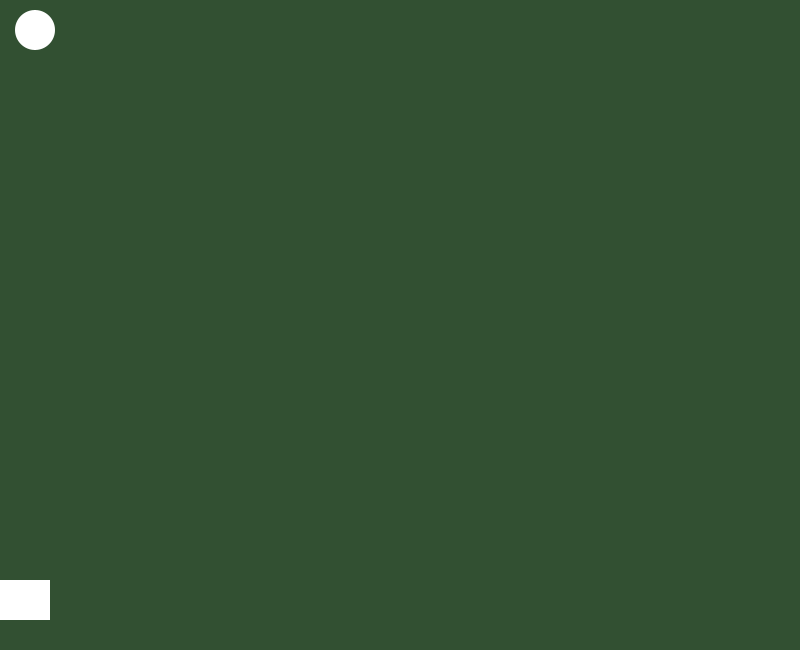
Frame 1 (no input)
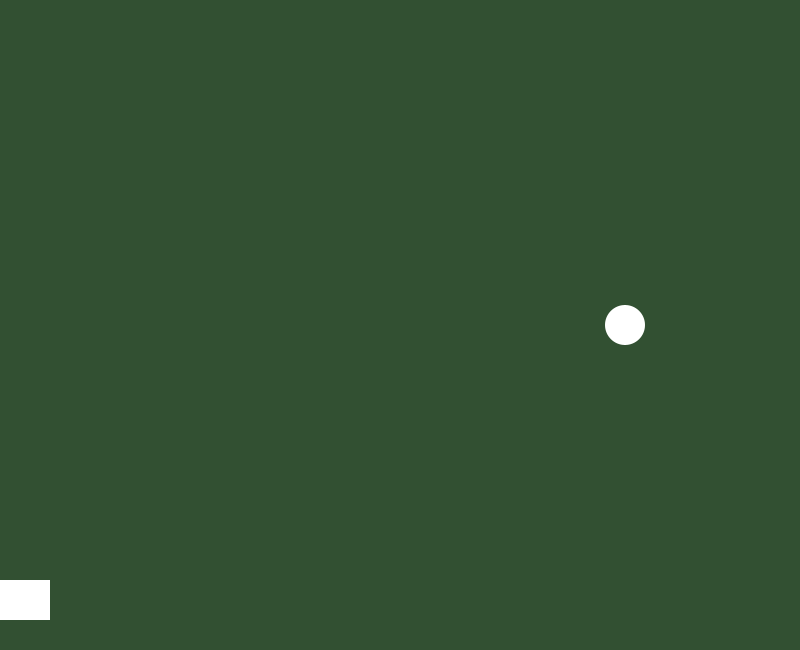
Frame 60 (the mouse pressed at the canvas centre just before this capture)
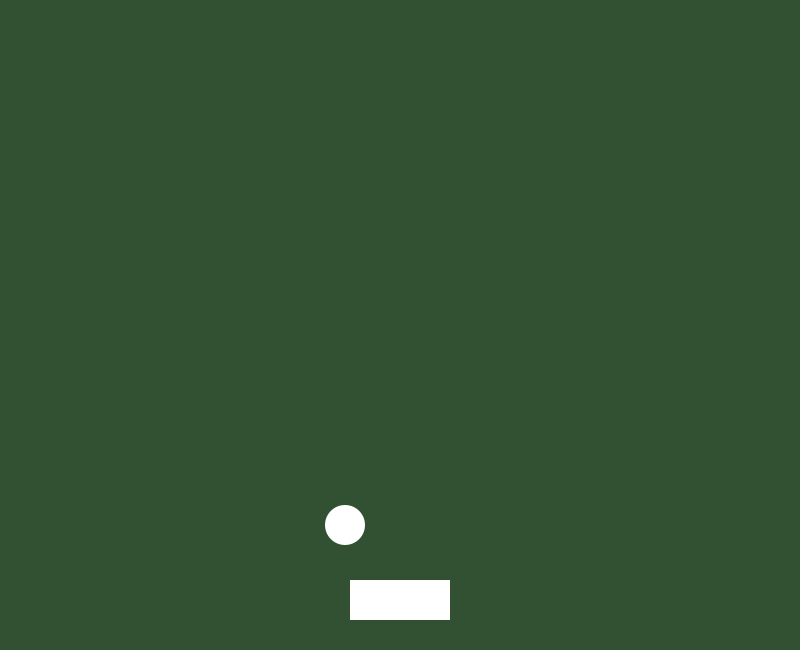
Frame 120 (the mouse held since frame 60 and released just before this capture)

The Processing sketch that drew these frames (run headless with seeded random() and noise(); from frame 60 on, the mouse is pressed at the canvas centre):

// Processing sketch: processing_90282
// ── processing_90282.pde

int xPos = 25;
int xSpeed = 10;
int yPos = 25;
int ySpeed = 5;
int radius = 20;
int rectY;

void setup() {

  size(800, 650);

  rectY = height -50;
}

void draw() {

  background(50, 80, 50);
  fill(255, 255, 255);
  noStroke();

  xPos = xPos + xSpeed;

  if (xPos + radius>width) {
    xSpeed = - xSpeed;
  }
  else if (xPos -radius< 0) {
    xSpeed = - xSpeed;
  }

  yPos = yPos + ySpeed;
  if (yPos + radius>height) {
    ySpeed = -ySpeed;
  }
  else if (yPos -radius< 0) {
    ySpeed = -ySpeed;
  }

  smooth();
  ellipse(xPos, yPos, radius*2, radius*2);

  if (xPos >= mouseX-50 && xPos <= mouseX+50 && yPos >= rectY-5-radius && yPos <= rectY+5-radius) {
    yPos = rectY-5-radius;
    ySpeed = - ySpeed;
  }

  fill(255);
  smooth();
  rectMode(CENTER);
  rect(mouseX, rectY, 100, 40);
}
